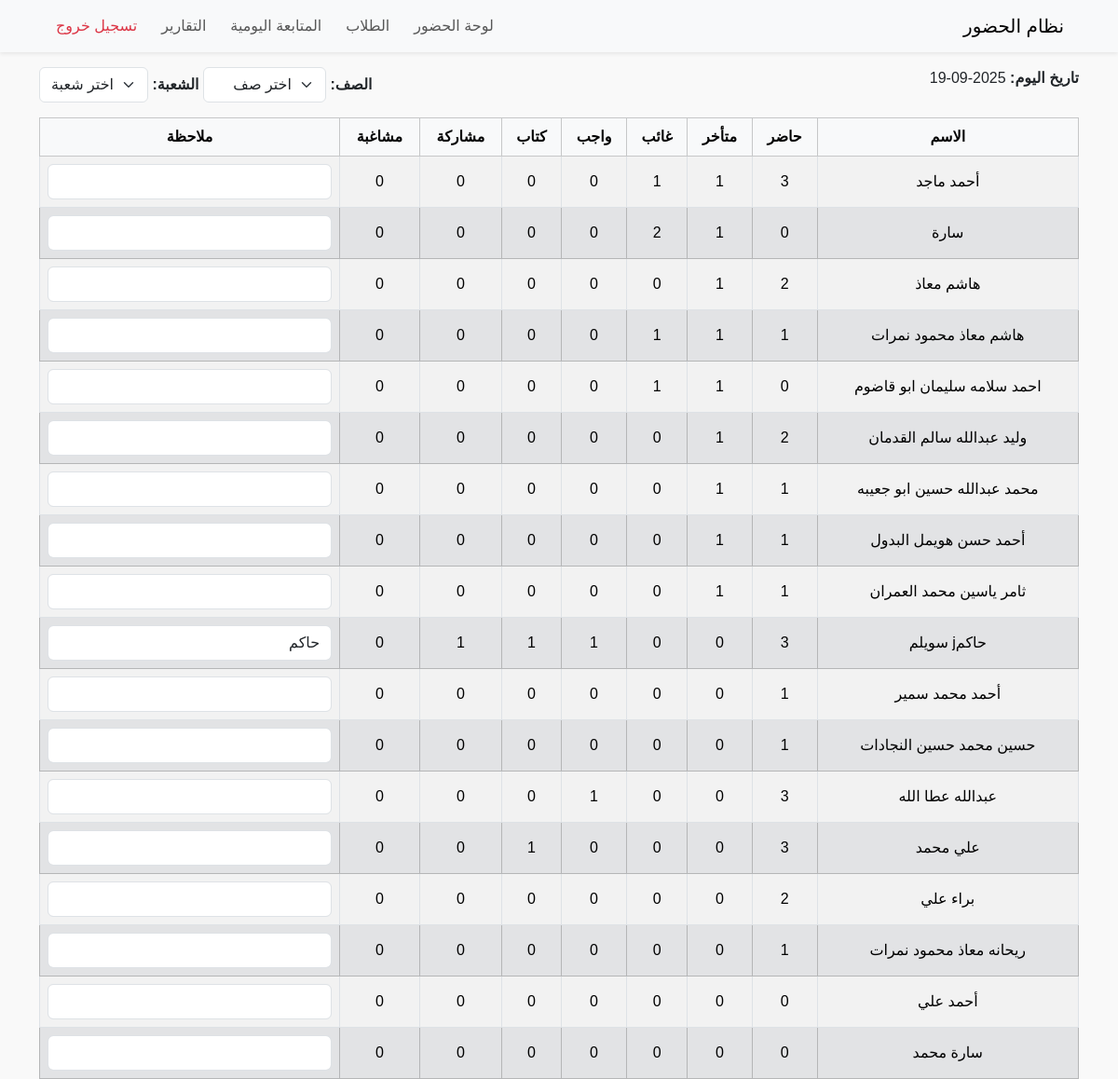
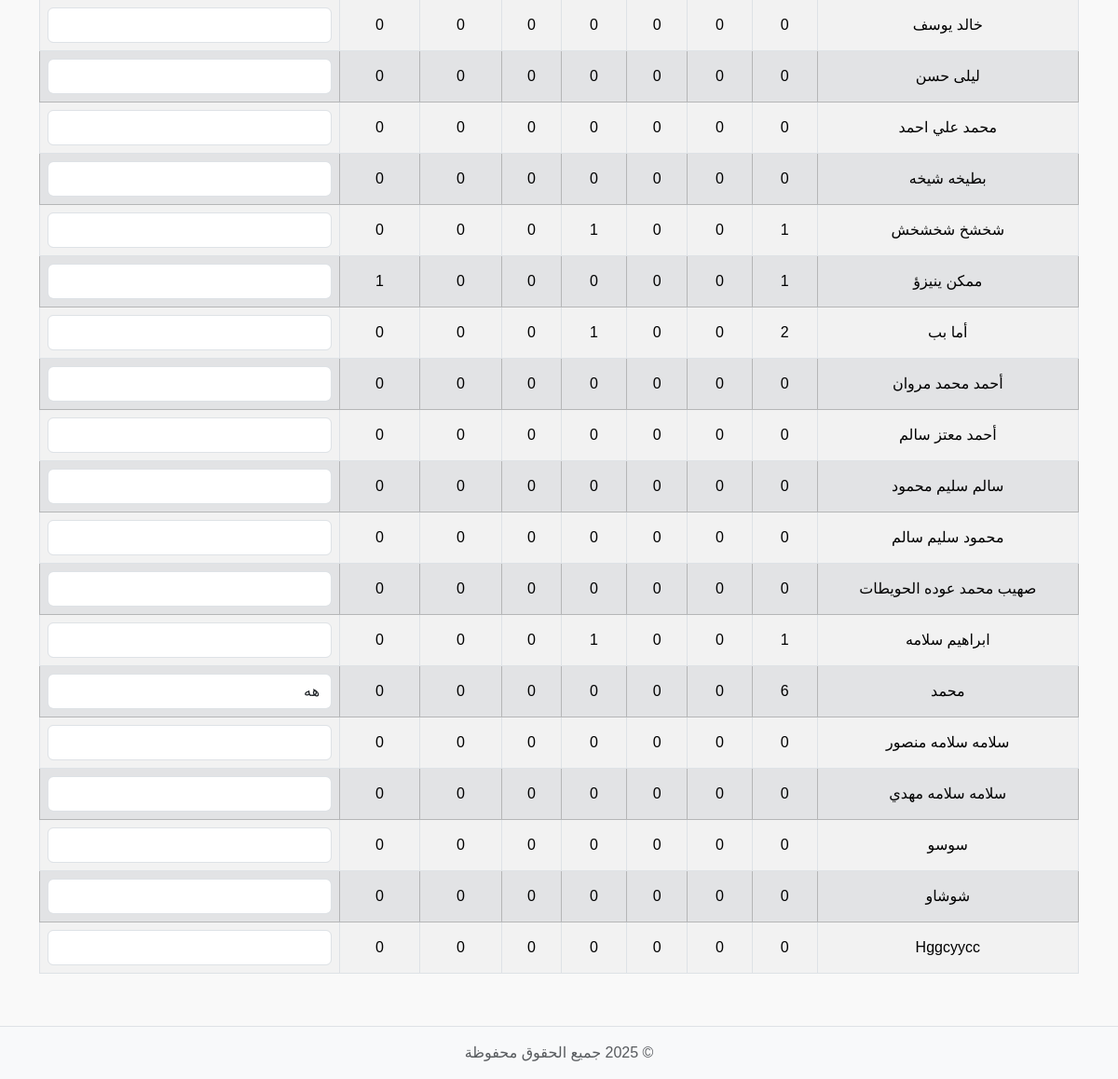
The page /reports on the database as committed earlier (2 pictures, top to bottom).
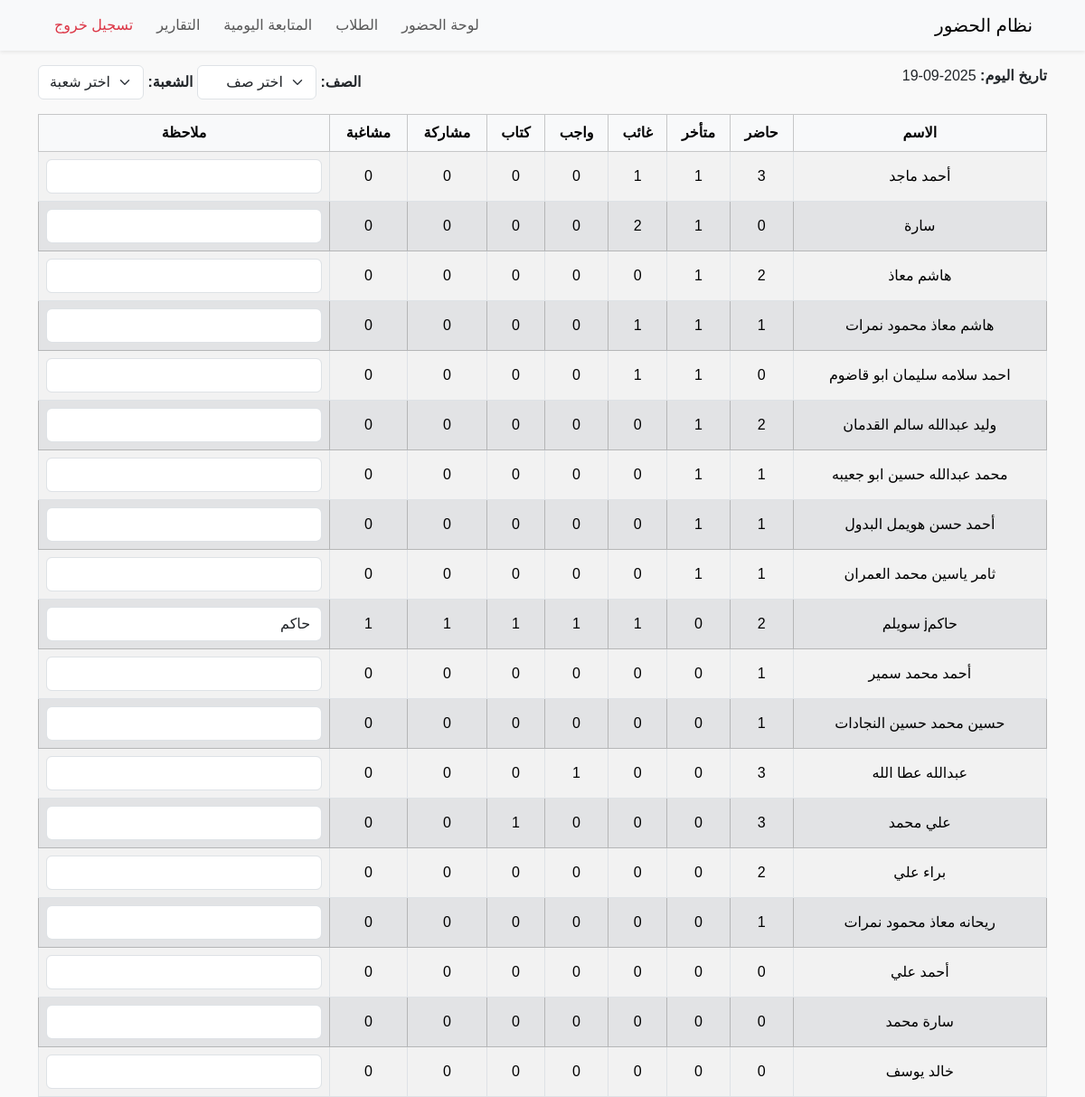
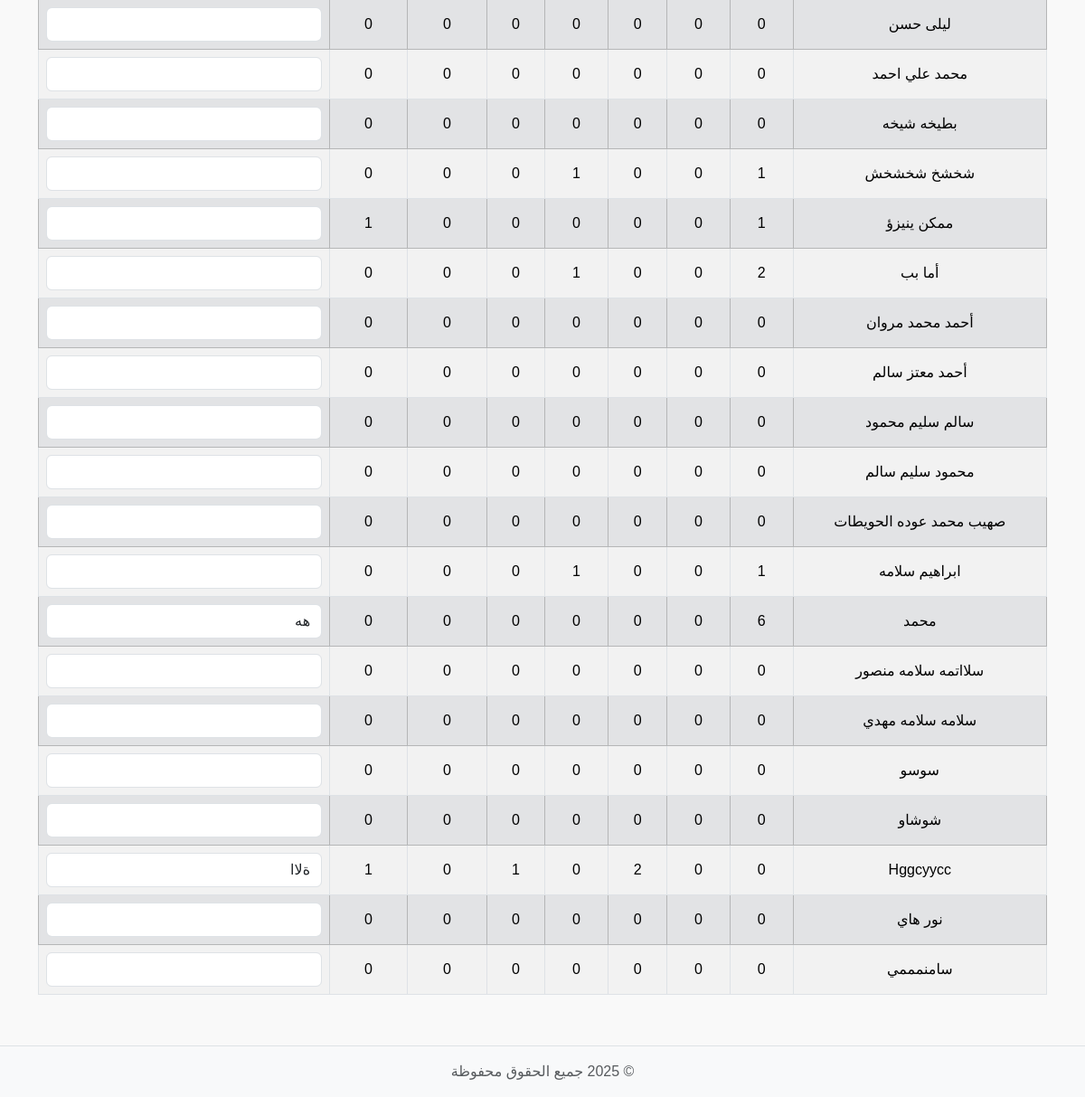
The same page on the database as committed later (2 pictures, top to bottom).
### tables this page shows
CREATE TABLE students (
    id INTEGER PRIMARY KEY AUTOINCREMENT,
    student_name TEXT NOT NULL,
    username TEXT,
    password TEXT
, class_name TEXT, section TEXT, school_id INTEGER REFERENCES schools(id));

### reports.py (the view)
def reports_page():
    conn = get_db_connection()
    today = date.today().isoformat()
    students = conn.execute('''
        SELECT s.id, s.student_name, s.class_name, s.section,
               SUM(CASE WHEN a.status='present' THEN 1 ELSE 0 END) AS present_count,
               SUM(CASE WHEN a.status='late' THEN 1 ELSE 0 END) AS late_count,
               SUM(CASE WHEN a.status='absent' THEN 1 ELSE 0 END) AS absent_count,
               t.homework, t.book, t.participation, t.misbehavior, t.note
        FROM students s
        LEFT JOIN attendance a ON s.id = a.student_id
        LEFT JOIN student_tracking t ON s.id = t.student_id AND t.date=?
        GROUP BY s.id
    ''', (today,)).fetchall()
    classes = [row['class_name'] for row in conn.execute("SELECT DISTINCT class_name FROM students").fetchall()]
    sections = [row['section'] for row in conn.execute("SELECT DISTINCT section FROM students").fetchall()]
    conn.close()
    return render_template('reports.html', students=students, today=today, classes=classes, sections=sections)

### db.py (called while the page is built)
def get_db_connection():
    conn = sqlite3.connect(DB_NAME)
    conn.row_factory = sqlite3.Row
    return conn

### templates/reports.html (shortened to what this page needs)
{% include 'partials/header.html' %}
{% include 'partials/navbar.html' %}
<div class="container my-3">
    <div class="d-flex justify-content-between mb-3">
        <div><strong>تاريخ اليوم:</strong> {{ today }}</div>
        <div>
            <strong>الصف:</strong>
            <select id="classSelect" class="form-select d-inline-block w-auto">
                <option value="all">اختر صف</option>
            </select>
            <strong>الشعبة:</strong>
            <select id="sectionSelect" class="form-select d-inline-block w-auto">
                <option value="all">اختر شعبة</option>
            </select>
        </div>
    </div>
    <div class="table-responsive">
        <table class="table table-bordered table-striped text-center" id="reportsTable">
            <thead class="table-light sticky-top">
                <tr>
                    <th>الاسم</th>
                    <th>حاضر</th>
                    <th>متأخر</th>
                    <th>غائب</th>
                    <th>واجب</th>
                    <th>كتاب</th>
                    <th>مشاركة</th>
                    <th>مشاغبة</th>
                    <th>ملاحظة</th>
                </tr>
            </thead>
            <tbody>
                {% for student in students %}
                <tr data-class="{{ student.class_name }}" data-section="{{ student.section }}" class="{% if loop.index0 % 2 == 0 %}table-white{% else %}table-secondary{% endif %}">
                    <td>{{ student.student_name }}</td>
                    <td class="clickable" data-student="{{ student.id }}" data-status="present">{{ student.present_count or 0 }}</td>
                    <td class="clickable" data-student="{{ student.id }}" data-status="late">{{ student.late_count or 0 }}</td>
                    <td class="clickable" data-student="{{ student.id }}" data-status="absent">{{ student.absent_count or 0 }}</td>
                    <td class="clickable" data-student="{{ student.id }}" data-field="homework">{{ student.homework or 0 }}</td>
                    <td class="clickable" data-student="{{ student.id }}" data-field="book">{{ student.book or 0 }}</td>
                    <td class="clickable" data-student="{{ student.id }}" data-field="participation">{{ student.participation or 0 }}</td>
                    <td class="clickable" data-student="{{ student.id }}" data-field="misbehavior">{{ student.misbehavior or 0 }}</td>
                    <td>
                        <input type="text" class="note-input form-control {% if student.note %}has-note{% endif %}"
                               value="{{ student.note or '' }}"
                               data-student="{{ student.id }}">
                    </td>
                </tr>
                {% endfor %}
            </tbody>
        </table>
    </div>
</div>
{% include 'partials/footer.html' %}

### templates/partials/header.html (shortened to what this page needs)
<!DOCTYPE html>
<html lang="ar">
<head>
    <link href="https://cdn.jsdelivr.net/npm/bootstrap@5.3.2/dist/css/bootstrap.min.css" rel="stylesheet">
    <link type="text/css" rel="stylesheet" href="https://cdn.jsdelivr.net/npm/jsgrid@1.5.3/dist/jsgrid.min.css" />
    <link type="text/css" rel="stylesheet" href="https://cdn.jsdelivr.net/npm/jsgrid@1.5.3/dist/jsgrid-theme.min.css" />
    <link rel="stylesheet" href="{{ url_for('static', filename='css/style.css') }}?v=1.0">
</head>
<body>

### templates/partials/navbar.html (shortened to what this page needs)
<nav class="navbar navbar-expand-lg navbar-light bg-light shadow-sm">
    <div class="container">
        <a class="navbar-brand" href="{{ url_for('dashboard') }}">نظام الحضور</a>
        <div class="collapse navbar-collapse" id="navbarNav">
            <ul class="navbar-nav me-auto mb-2 mb-lg-0">
                <li class="nav-item">
                    <a class="nav-link" href="{{ url_for('dashboard') }}">لوحة الحضور</a>
                </li>
                <li class="nav-item">
                    <a class="nav-link" href="{{ url_for('students') }}">الطلاب</a>
                </li>
                <li class="nav-item">
                    <a class="nav-link" href="{{ url_for('tracking_page') }}">المتابعة اليومية</a>
                </li>
                <li class="nav-item">
                    <a class="nav-link" href="{{ url_for('reports_page') }}">التقارير</a>
                </li>
                <li class="nav-item">
                    <a class="nav-link text-danger" href="{{ url_for('logout') }}">تسجيل خروج</a>
                </li>
            </ul>
        </div>
    </div>
</nav>

### templates/partials/footer.html (shortened to what this page needs)
<footer class="bg-light text-center text-muted py-3 mt-4 border-top">
    © 2025 جميع الحقوق محفوظة
</footer>
</body>
</html>

### static/css/style.css (style rules this page uses)
html, body { height: 100%; margin: 0; padding: 0; }
body { font-family: 'Tajawal', sans-serif; background-color: #f9f9f9; direction: rtl; text-align: right; display: flex; flex-direction: column; min-height: 100vh; }
.navbar { width: 100% !important; padding-left: 0 !important; padding-right: 0 !important; }
.navbar .nav-link { margin-left: 10px; }
table { width: 100%; border-collapse: collapse; direction: rtl; }
th, td { text-align: center; padding: 10px; vertical-align: middle; }
th { background-color: #f8f9fa; }
footer { background-color: #f8f9fa; color: #6c757d; text-align: center; padding: 15px 0; border-top: 1px solid #dee2e6; width: 100%; margin-top: 50px; }

Rows that differ between the two databases and show on the page:
computed for students "حاكمj سويلم": present_count "3" → "2"; absent_count "0" → "1"; misbehavior "0" → "1"
changed students: student_name "سلامه سلامه منصور" → "سلااتمه سلامه منصور"
shown differently, row unchanged: students "Hggcyycc": absent_count "0" → "2"; book "0" → "1"; misbehavior "0" → "1"; note (not shown) → "ةلاا"
added students: student_name "نور هاي", present_count "0", late_count "0", absent_count "0", homework "0", book "0", participation "0", misbehavior "0"
added students: student_name "سامنمممي", present_count "0", late_count "0", absent_count "0", homework "0", book "0", participation "0", misbehavior "0"
